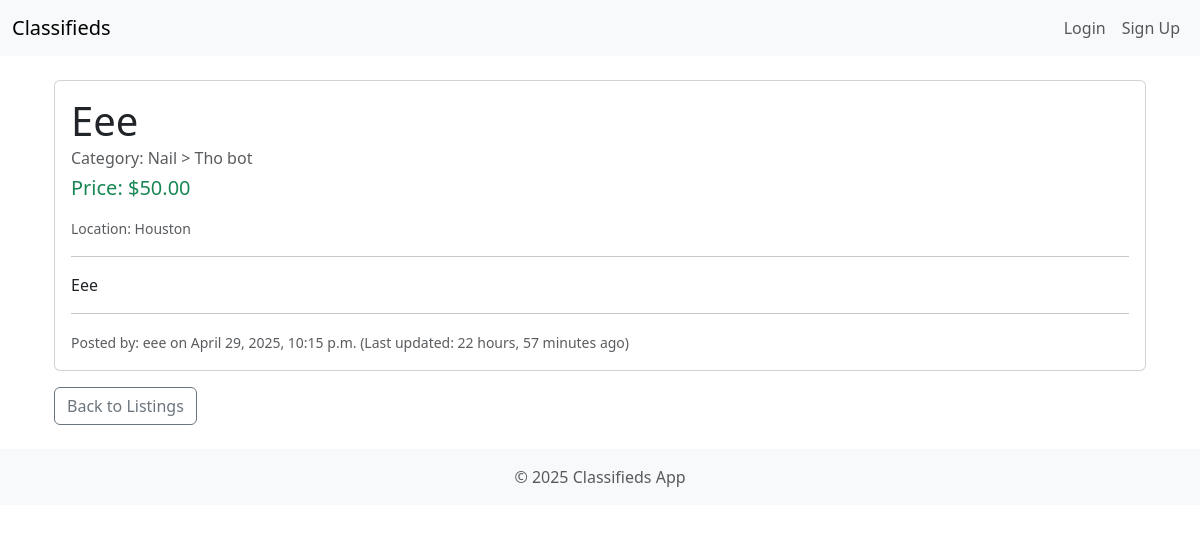
Page /ad/9/ on the committed database.
### listings/models.py (models this page shows, shortened)
class Ad(models.Model):
    STATUS_PENDING = 'pending'
    STATUS_APPROVED = 'approved'
    STATUS_DENIED = 'denied'
    STATUS_CHOICES = [
        (STATUS_PENDING, 'Pending Approval'),
        (STATUS_APPROVED, 'Approved'),
        (STATUS_DENIED, 'Denied'),
    ]
    PRICE_TYPE_FIXED = 'fixed'
    PRICE_TYPE_PER_HOUR = 'per_hour'
    PRICE_TYPE_NEGOTIABLE = 'negotiable'
    PRICE_TYPE_FREE = 'free' # Added Free as an option
    PRICE_TYPE_CHOICES = [
        (PRICE_TYPE_FIXED, 'Fixed Price'),
        (PRICE_TYPE_PER_HOUR, 'Per Hour'),
        (PRICE_TYPE_NEGOTIABLE, 'Negotiable'),
        (PRICE_TYPE_FREE, 'Free'),
    ]
    title = models.CharField(max_length=200)
    description = models.TextField()
    price_type = models.CharField(
        max_length=10,
        choices=PRICE_TYPE_CHOICES,
        default=PRICE_TYPE_FIXED
    )
    price = models.DecimalField(max_digits=10, decimal_places=2, blank=True, null=True) # Keep allowing null
    location = models.CharField(max_length=150, blank=True, null=True)
    category = models.ForeignKey(Category, on_delete=models.SET_NULL, null=True, related_name='ads')
    subcategory = models.ForeignKey(SubCategory, on_delete=models.SET_NULL, null=True, related_name='ads')
    author = models.ForeignKey(User, on_delete=models.CASCADE, related_name='ads')
    status = models.CharField(max_length=10, choices=STATUS_CHOICES, default=STATUS_PENDING)
    created_at = models.DateTimeField(auto_now_add=True)
    updated_at = models.DateTimeField(auto_now=True)
    class Meta:
        ordering = ['-created_at'] # Show newest ads first by default

class Category(models.Model):
    name = models.CharField(max_length=100, unique=True)
    slug = models.SlugField(max_length=110, unique=True, blank=True)
    description = models.TextField(blank=True, null=True)
    class Meta:
        verbose_name_plural = "Categories" # Correct pluralization in admin

class SubCategory(models.Model):
    category = models.ForeignKey(Category, on_delete=models.CASCADE, related_name='subcategories')
    name = models.CharField(max_length=100)
    slug = models.SlugField(max_length=110, unique=True, blank=True)
    description = models.TextField(blank=True, null=True)
    class Meta:
        verbose_name_plural = "Subcategories"
        unique_together = ('category', 'name') # Ensure unique subcategory names within a category

### listings/views.py (the view)
# urls.py: path('ad/<int:pk>/', AdDetailView.as_view(), name='ad_detail'),
class AdDetailView(DetailView):
    model = Ad
    template_name = 'listings/ad_detail.html'
    context_object_name = 'ad'
    def get_queryset(self):
        queryset = super().get_queryset()
        if self.request.user.is_authenticated:
            if self.request.user.is_superuser:
                return queryset  # Admin can see all ads
            author_filter = queryset.filter(author=self.request.user)
            status_filter = queryset.filter(status=Ad.STATUS_APPROVED)
            return author_filter | status_filter  # Union of both querysets
        return queryset.filter(status=Ad.STATUS_APPROVED)

### templates/listings/ad_detail.html (shortened to what this page needs)
{% extends "base.html" %}
{% block content %}
<div class="container mt-4">
    <div class="card">
        <div class="card-body">
            <h1 class="card-title">{{ ad.title }}</h1>
            <h6 class="card-subtitle mb-2 text-muted">
                Category: {{ ad.category.name }} {% if ad.subcategory %}> {{ ad.subcategory.name }}{% endif %}
            </h6>
            <h5 class="text-success mb-3">
                {% if ad.price_type == ad.PRICE_TYPE_FIXED %}
                    Price: ${{ ad.price|floatformat:2 }}
                {% elif ad.price_type == ad.PRICE_TYPE_PER_HOUR %}
                    Rate: ${{ ad.price|floatformat:2 }} / hour
                {% elif ad.price_type == ad.PRICE_TYPE_NEGOTIABLE %}
                    Price: Negotiable
                {% elif ad.price_type == ad.PRICE_TYPE_FREE %}
                    Price: Free
                {% else %}
                    Price: Contact poster
                {% endif %}
            </h5>
            {% if ad.location %}
                <p class="card-text"><small class="text-muted">Location: {{ ad.location }}</small></p>
            {% endif %}
            <hr>
            <p class="card-text">{{ ad.description|linebreaksbr }}</p>
            <hr>
            <p class="card-text">
                <small class="text-muted">
                    Posted by: {{ ad.author.username }} on {{ ad.created_at|date:"F j, Y, P" }}
                    {% if ad.created_at != ad.updated_at %}
                        (Last updated: {{ ad.updated_at|timesince }} ago)
                    {% endif %}
                </small>
            </p>
        </div>
    </div>
    <a href="{% url 'home' %}" class="btn btn-outline-secondary mt-3">Back to Listings</a>
</div>
{% endblock content %}

### rows in the picture
Ad: title "Eee", category.name "Nail", subcategory.name "Tho bot", price "50.00", location "Houston", description "Eee", author.username "eee", created_at "April 29, 2025, 10:15 p.m.", updated_at "22 hours, 57 minutes"
